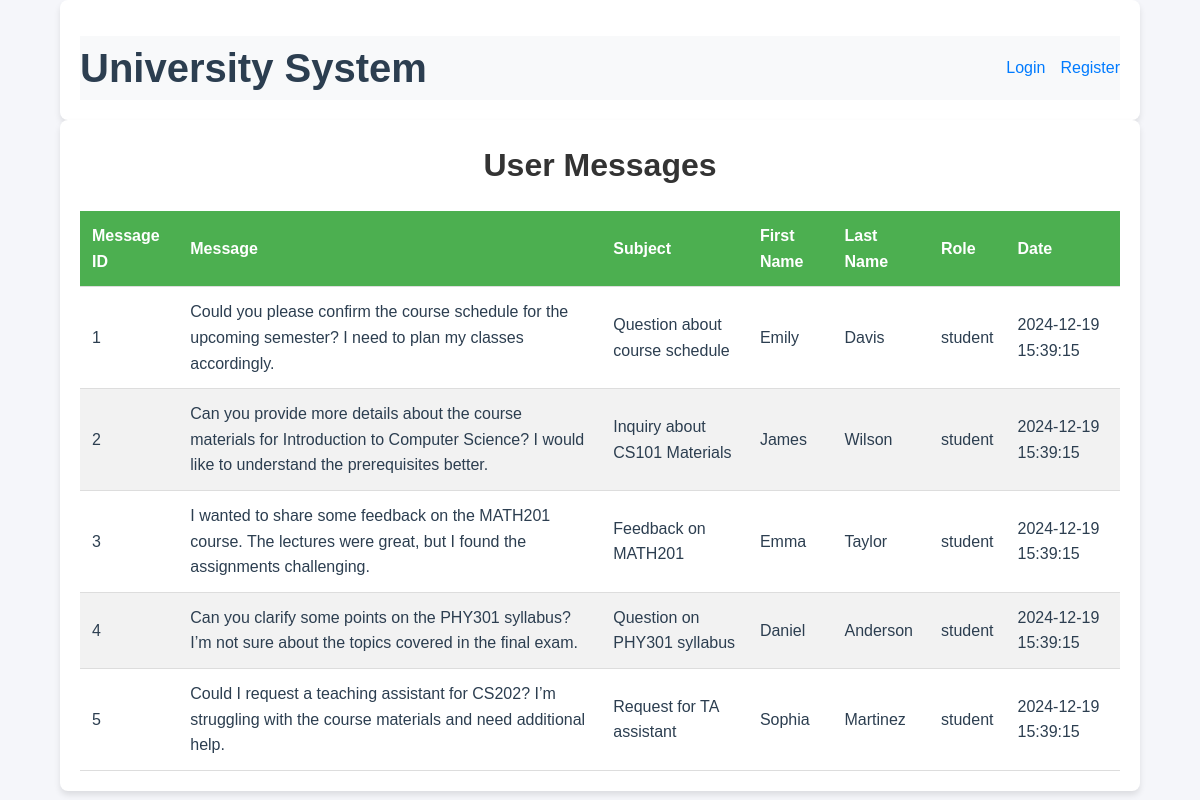
The page /admin/massege.php on the database its author committed.
### tables this page shows
CREATE TABLE IF NOT EXISTS contact_us (
    id INT AUTO_INCREMENT PRIMARY KEY,
    user_id INT,
    subject VARCHAR(255) NOT NULL,
    message TEXT NOT NULL,
    created_at TIMESTAMP DEFAULT CURRENT_TIMESTAMP,
    FOREIGN KEY (user_id) REFERENCES users(id)
);

CREATE TABLE IF NOT EXISTS users (
    id INT AUTO_INCREMENT PRIMARY KEY,
    first_name VARCHAR(50) NOT NULL,
    last_name VARCHAR(50) NOT NULL,
    email VARCHAR(100) NOT NULL UNIQUE,
    password VARCHAR(255) NOT NULL,
    role ENUM('admin', 'professor', 'student') NOT NULL,
    created_at TIMESTAMP DEFAULT CURRENT_TIMESTAMP,
    updated_at TIMESTAMP DEFAULT CURRENT_TIMESTAMP ON UPDATE CURRENT_TIMESTAMP
);

### admin/massege.php (the view, shortened to what this page needs)
<?php
include '../config/database.php';
$sql = "SELECT
            contact_us.id,
            contact_us.message,
            contact_us.subject,
            contact_us.user_id,
            contact_us.created_at,
            users.first_name,
            users.last_name,
            users.role
        FROM
            contact_us
        INNER JOIN
            users
        ON
            contact_us.user_id = users.id";
try {
    $stmt = $pdo->prepare($sql);
    $stmt->execute();
    $messages = $stmt->fetchAll(PDO::FETCH_ASSOC);
} catch (PDOException $e) {
    die("Query failed: " . $e->getMessage());
}
?>
<!DOCTYPE html>
<html lang="en">
<head>
</head>
<body>
<?php include '../includes/header.php'; ?>
    <div class="container">
        <h1>User Messages</h1>
        <?php if (!empty($messages)): ?>
            <table>
                <thead>
                    <tr>
                        <th>Message ID</th>
                        <th>Message</th>
                        <th>Subject</th>
                        <th>First Name</th>
                        <th>Last Name</th>
                        <th>Role</th>
                        <th>Date</th>
                    </tr>
                </thead>
                <tbody>
                    <?php foreach ($messages as $row): ?>
                        <tr>
                            <td><?php echo htmlspecialchars($row['id']); ?></td>
                            <td><?php echo htmlspecialchars($row['message']); ?></td>
                            <td><?php echo htmlspecialchars($row['subject']); ?></td>
                            <td><?php echo htmlspecialchars($row['first_name']); ?></td>
                            <td><?php echo htmlspecialchars($row['last_name']); ?></td>
                            <td><?php echo htmlspecialchars($row['role']); ?></td>
                            <td><?php echo htmlspecialchars($row['created_at']); ?></td>
                        </tr>
                    <?php endforeach; ?>
                </tbody>
            </table>
        <?php else: ?>
            <p class="no-data">No messages found.</p>
        <?php endif; ?>
    </div>
</body>
</html>

### includes/header.php (shortened to what this page needs)
<?php
$user_info = null;
?>
<!DOCTYPE html>
<html lang="en">
<head>
    <link rel="stylesheet" href="/UniversitySystem/css/style.css">
    <link rel="stylesheet" href="https://cdnjs.cloudflare.com/ajax/libs/font-awesome/6.0.0-beta3/css/all.min.css">
</head>
<body>
    <header>
        <nav class="navbar">
            <div class="container">
                <div class="nav-content">
                    <div class="nav-brand">
                        <a href="/UniversitySystem/">University System</a>
                    </div>
                    <div class="nav-links">
                        <?php if (isset($_SESSION['user_id'])): ?>
                            <?php if ($_SESSION['role'] === 'admin'): ?>
                                <a href="/UniversitySystem/admin/dashboard.php">Dashboard</a>
                            <?php elseif ($_SESSION['role'] === 'professor'): ?>
                                <a href="/UniversitySystem/professor/dashboard.php">Dashboard</a>
                            <?php elseif ($_SESSION['role'] === 'student'): ?>
                                <a href="/UniversitySystem/student/dashboard.php">Dashboard</a>
                            <?php endif; ?>
                            <div class="user-info-container">
                                <div class="user-info-icon">
                                    <i class="fas fa-user-circle"></i>
                                </div>
                                <div class="user-info-dropdown">
                                    <?php if ($user_info): ?>
                                        <div class="user-info-details">
                                            <p class="user-name"><?php echo htmlspecialchars($user_info['first_name'] . ' ' . $user_info['last_name']); ?></p>
                                            <p class="user-email"><?php echo htmlspecialchars($user_info['email']); ?></p>
                                            <p class="user-role"><?php echo htmlspecialchars(ucfirst($user_info['role'])); ?></p>
                                        </div>
                                    <?php endif; ?>
                                </div>
                            </div>
                            <a href="/UniversitySystem/auth/logout.php">Logout</a>
                        <?php else: ?>
                            <a href="/UniversitySystem/auth/login.php">Login</a>
                            <a href="/UniversitySystem/auth/register.php">Register</a>
                        <?php endif; ?>
                    </div>
                </div>
            </div>
        </nav>
    </header>
</body>
</html>

### css/style.css (style rules this page uses)
:root { --primary-color: #2c3e50; --secondary-color: #00bcd4; --success-color: #2ecc71; --danger-color: #e74c3c; --warning-color: #f1c40f; --background-color: #f5f6fa; --text-color: #2c3e50; }
* { margin: 0; padding: 0; box-sizing: border-box; }
body { font-family: 'Arial', sans-serif; line-height: 1.6; background-color: var(--background-color); color: var(--text-color); }
.container { width: 90%; max-width: 1200px; margin: 0 auto; padding: 20px; }
a { color: var(--secondary-color); text-decoration: none; }

### admin/massege.php (style rules this page uses)
body { font-family: Arial, sans-serif; background-color: #f9f9f9; margin: 0; padding: 0; }
.container { max-width: 1200px; margin: 20px auto; background: white; padding: 20px; border-radius: 8px; box-shadow: 0 4px 6px rgba(0, 0, 0, 0.1); }
h1 { color: #333; text-align: center; margin-bottom: 20px; }
table { width: 100%; border-collapse: collapse; margin-top: 20px; }
table thead { background-color: #4CAF50; color: white; }
table th, table td { text-align: left; padding: 12px; border-bottom: 1px solid #ddd; }
table tr:nth-child(even) { background-color: #f2f2f2; }

### includes/header.php (style rules this page uses)
.nav-content { display: flex; justify-content: space-between; align-items: center; background-color: #f8f9fa; margin-top:16px; }
.nav-brand a { font-size: 1.5rem; font-weight: bolder; text-decoration: none; color: #2c3e50; font-size: 40px; }
.nav-links { display: flex; align-items: center; gap: 15px; }
.nav-links a { text-decoration: none; color: #007bff; font-size: 1rem; }

### rows shown on the page
contact_us: id "1", message "Could you please confirm the course schedule for the upcoming semester? I need to plan my classes accordingly.", subject "Question about course schedule", user.first_name "Emily", user.last_name "Davis", user.role "student", created_at "2024-12-19 15:39:15"
contact_us: id "2", message "Can you provide more details about the course materials for Introduction to Computer Science? I would like to understand the prerequisites better.", subject "Inquiry about CS101 Materials", user.first_name "James", user.last_name "Wilson", user.role "student", created_at "2024-12-19 15:39:15"
contact_us: id "3", message "I wanted to share some feedback on the MATH201 course. The lectures were great, but I found the assignments challenging.", subject "Feedback on MATH201", user.first_name "Emma", user.last_name "Taylor", user.role "student", created_at "2024-12-19 15:39:15"
contact_us: id "4", message "Can you clarify some points on the PHY301 syllabus? I’m not sure about the topics covered in the final exam.", subject "Question on PHY301 syllabus", user.first_name "Daniel", user.last_name "Anderson", user.role "student", created_at "2024-12-19 15:39:15"
contact_us: id "5", message "Could I request a teaching assistant for CS202? I’m struggling with the course materials and need additional help.", subject "Request for TA assistant", user.first_name "Sophia", user.last_name "Martinez", user.role "student", created_at "2024-12-19 15:39:15"
